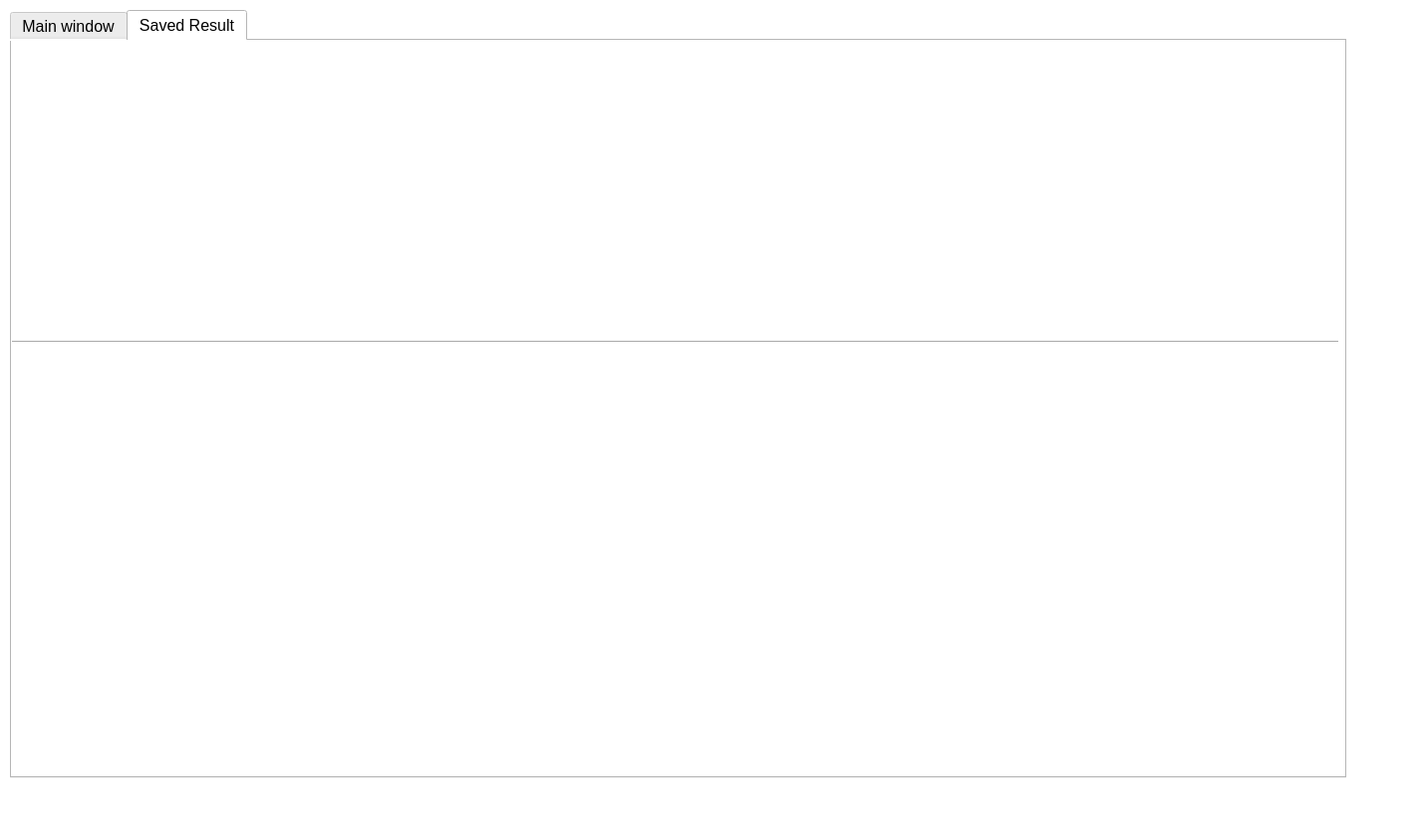
<?xml version="1.0" encoding="UTF-8"?>
<ui version="4.0">
 <class>MainWindow</class>
 <widget class="QMainWindow" name="MainWindow">
  <property name="geometry">
   <rect>
    <x>0</x>
    <y>0</y>
    <width>1427</width>
    <height>843</height>
   </rect>
  </property>
  <property name="windowTitle">
   <string>OCR</string>
  </property>
  <property name="windowIcon">
   <iconset>
    <normaloff>:/images/images/vaLogo.png</normaloff>:/images/images/vaLogo.png</iconset>
  </property>
  <property name="toolTip">
   <string extracomment="Start Streaming"/>
  </property>
  <property name="autoFillBackground">
   <bool>false</bool>
  </property>
  <property name="styleSheet">
   <string notr="true">background-color: rgb(255, 255, 255);

</string>
  </property>
  <widget class="QWidget" name="centralwidget">
   <widget class="QTabWidget" name="tabWidget">
    <property name="enabled">
     <bool>true</bool>
    </property>
    <property name="geometry">
     <rect>
      <x>10</x>
      <y>10</y>
      <width>1341</width>
      <height>771</height>
     </rect>
    </property>
    <property name="font">
     <font>
      <pointsize>12</pointsize>
     </font>
    </property>
    <property name="currentIndex">
     <number>1</number>
    </property>
    <widget class="QWidget" name="tab">
     <attribute name="title">
      <string>Main window</string>
     </attribute>
     <widget class="QPushButton" name="pushButton_open_1">
      <property name="geometry">
       <rect>
        <x>1229</x>
        <y>5</y>
        <width>71</width>
        <height>41</height>
       </rect>
      </property>
      <property name="font">
       <font>
        <pointsize>10</pointsize>
        <weight>75</weight>
        <bold>true</bold>
       </font>
      </property>
      <property name="text">
       <string>Open</string>
      </property>
     </widget>
     <widget class="Line" name="line_1">
      <property name="geometry">
       <rect>
        <x>0</x>
        <y>303</y>
        <width>1311</width>
        <height>16</height>
       </rect>
      </property>
      <property name="orientation">
       <enum>Qt::Horizontal</enum>
      </property>
     </widget>
     <widget class="QLabel" name="label_PATH_tab1">
      <property name="geometry">
       <rect>
        <x>1193</x>
        <y>85</y>
        <width>20</width>
        <height>20</height>
       </rect>
      </property>
      <property name="font">
       <font>
        <pointsize>11</pointsize>
       </font>
      </property>
      <property name="styleSheet">
       <string notr="true">background-color: rgb(248,248,252);</string>
      </property>
      <property name="text">
       <string>F1:</string>
      </property>
     </widget>
     <widget class="QTextEdit" name="textEdit_f1">
      <property name="geometry">
       <rect>
        <x>1243</x>
        <y>85</y>
        <width>61</width>
        <height>30</height>
       </rect>
      </property>
     </widget>
     <widget class="QLabel" name="label_PATH_open_1">
      <property name="geometry">
       <rect>
        <x>1161</x>
        <y>52</y>
        <width>141</width>
        <height>20</height>
       </rect>
      </property>
      <property name="font">
       <font>
        <pointsize>11</pointsize>
       </font>
      </property>
      <property name="styleSheet">
       <string notr="true">background-color: rgb(248,248,252);</string>
      </property>
      <property name="text">
       <string/>
      </property>
     </widget>
     <widget class="QLabel" name="label_path_tab1">
      <property name="geometry">
       <rect>
        <x>1099</x>
        <y>52</y>
        <width>51</width>
        <height>21</height>
       </rect>
      </property>
      <property name="font">
       <font>
        <pointsize>11</pointsize>
       </font>
      </property>
      <property name="text">
       <string>DATA:</string>
      </property>
     </widget>
     <widget class="QTextEdit" name="textEdit_f2">
      <property name="geometry">
       <rect>
        <x>1243</x>
        <y>127</y>
        <width>61</width>
        <height>30</height>
       </rect>
      </property>
     </widget>
     <widget class="QLabel" name="label_PATH_tab1_2">
      <property name="geometry">
       <rect>
        <x>1193</x>
        <y>127</y>
        <width>20</width>
        <height>20</height>
       </rect>
      </property>
      <property name="font">
       <font>
        <pointsize>11</pointsize>
       </font>
      </property>
      <property name="styleSheet">
       <string notr="true">background-color: rgb(248,248,252);</string>
      </property>
      <property name="text">
       <string>F2:</string>
      </property>
     </widget>
     <widget class="QTextEdit" name="textEdit_z">
      <property name="geometry">
       <rect>
        <x>1242</x>
        <y>169</y>
        <width>61</width>
        <height>30</height>
       </rect>
      </property>
     </widget>
     <widget class="QLabel" name="label_PATH_tab1_3">
      <property name="geometry">
       <rect>
        <x>1198</x>
        <y>169</y>
        <width>20</width>
        <height>20</height>
       </rect>
      </property>
      <property name="font">
       <font>
        <pointsize>11</pointsize>
       </font>
      </property>
      <property name="styleSheet">
       <string notr="true">background-color: rgb(248,248,252);</string>
      </property>
      <property name="text">
       <string>Z:</string>
      </property>
     </widget>
     <widget class="QLabel" name="label_PATH_tab1_9">
      <property name="geometry">
       <rect>
        <x>1105</x>
        <y>213</y>
        <width>111</width>
        <height>20</height>
       </rect>
      </property>
      <property name="font">
       <font>
        <pointsize>11</pointsize>
       </font>
      </property>
      <property name="styleSheet">
       <string notr="true">background-color: rgb(248,248,252);</string>
      </property>
      <property name="text">
       <string>Number of X, Y:</string>
      </property>
     </widget>
     <widget class="QTextEdit" name="textEdit_xy">
      <property name="geometry">
       <rect>
        <x>1242</x>
        <y>213</y>
        <width>61</width>
        <height>30</height>
       </rect>
      </property>
     </widget>
     <widget class="QPushButton" name="pushButton_RUN_1">
      <property name="geometry">
       <rect>
        <x>1235</x>
        <y>255</y>
        <width>71</width>
        <height>41</height>
       </rect>
      </property>
      <property name="font">
       <font>
        <pointsize>10</pointsize>
        <weight>75</weight>
        <bold>true</bold>
       </font>
      </property>
      <property name="text">
       <string>RUN</string>
      </property>
     </widget>
     <widget class="QLabel" name="label_path_tab2">
      <property name="geometry">
       <rect>
        <x>1100</x>
        <y>399</y>
        <width>51</width>
        <height>21</height>
       </rect>
      </property>
      <property name="font">
       <font>
        <pointsize>11</pointsize>
       </font>
      </property>
      <property name="text">
       <string>DATA:</string>
      </property>
     </widget>
     <widget class="QLabel" name="label_PATH_open_2">
      <property name="geometry">
       <rect>
        <x>1160</x>
        <y>399</y>
        <width>141</width>
        <height>20</height>
       </rect>
      </property>
      <property name="font">
       <font>
        <pointsize>11</pointsize>
       </font>
      </property>
      <property name="styleSheet">
       <string notr="true">background-color: rgb(248,248,252);</string>
      </property>
      <property name="text">
       <string/>
      </property>
     </widget>
     <widget class="QPushButton" name="pushButton_open_2">
      <property name="geometry">
       <rect>
        <x>1230</x>
        <y>339</y>
        <width>71</width>
        <height>41</height>
       </rect>
      </property>
      <property name="font">
       <font>
        <pointsize>10</pointsize>
        <weight>75</weight>
        <bold>true</bold>
       </font>
      </property>
      <property name="text">
       <string>Open</string>
      </property>
     </widget>
     <widget class="QPushButton" name="pushButton_sel_tab1">
      <property name="geometry">
       <rect>
        <x>79</x>
        <y>632</y>
        <width>70</width>
        <height>21</height>
       </rect>
      </property>
      <property name="font">
       <font>
        <pointsize>10</pointsize>
        <weight>75</weight>
        <bold>true</bold>
       </font>
      </property>
      <property name="text">
       <string>1</string>
      </property>
     </widget>
     <widget class="QPushButton" name="pushButton_sel_tab2">
      <property name="geometry">
       <rect>
        <x>160</x>
        <y>632</y>
        <width>70</width>
        <height>21</height>
       </rect>
      </property>
      <property name="font">
       <font>
        <pointsize>10</pointsize>
        <weight>75</weight>
        <bold>true</bold>
       </font>
      </property>
      <property name="text">
       <string>2</string>
      </property>
     </widget>
     <widget class="QPushButton" name="pushButton_sel_tab3">
      <property name="geometry">
       <rect>
        <x>242</x>
        <y>632</y>
        <width>70</width>
        <height>21</height>
       </rect>
      </property>
      <property name="font">
       <font>
        <pointsize>10</pointsize>
        <weight>75</weight>
        <bold>true</bold>
       </font>
      </property>
      <property name="text">
       <string>3</string>
      </property>
     </widget>
     <widget class="QPushButton" name="pushButton_sel_tab4">
      <property name="geometry">
       <rect>
        <x>329</x>
        <y>632</y>
        <width>70</width>
        <height>21</height>
       </rect>
      </property>
      <property name="font">
       <font>
        <pointsize>10</pointsize>
        <weight>75</weight>
        <bold>true</bold>
       </font>
      </property>
      <property name="text">
       <string>4</string>
      </property>
     </widget>
     <widget class="QPushButton" name="pushButton_sel_tab6">
      <property name="geometry">
       <rect>
        <x>495</x>
        <y>632</y>
        <width>70</width>
        <height>21</height>
       </rect>
      </property>
      <property name="font">
       <font>
        <pointsize>10</pointsize>
        <weight>75</weight>
        <bold>true</bold>
       </font>
      </property>
      <property name="text">
       <string>6</string>
      </property>
     </widget>
     <widget class="QPushButton" name="pushButton_sel_tab7">
      <property name="geometry">
       <rect>
        <x>578</x>
        <y>632</y>
        <width>70</width>
        <height>21</height>
       </rect>
      </property>
      <property name="font">
       <font>
        <pointsize>10</pointsize>
        <weight>75</weight>
        <bold>true</bold>
       </font>
      </property>
      <property name="text">
       <string>7</string>
      </property>
     </widget>
     <widget class="QPushButton" name="pushButton_RUN_2">
      <property name="geometry">
       <rect>
        <x>1230</x>
        <y>489</y>
        <width>71</width>
        <height>41</height>
       </rect>
      </property>
      <property name="font">
       <font>
        <pointsize>10</pointsize>
        <weight>75</weight>
        <bold>true</bold>
       </font>
      </property>
      <property name="text">
       <string>RUN</string>
      </property>
     </widget>
     <widget class="QWidget" name="chart_container" native="true">
      <property name="geometry">
       <rect>
        <x>10</x>
        <y>20</y>
        <width>641</width>
        <height>281</height>
       </rect>
      </property>
     </widget>
     <widget class="QWidget" name="chart_container2" native="true">
      <property name="geometry">
       <rect>
        <x>8</x>
        <y>321</y>
        <width>1041</width>
        <height>301</height>
       </rect>
      </property>
     </widget>
     <widget class="QPushButton" name="pushButton_sel_tab5">
      <property name="geometry">
       <rect>
        <x>413</x>
        <y>632</y>
        <width>70</width>
        <height>21</height>
       </rect>
      </property>
      <property name="font">
       <font>
        <pointsize>10</pointsize>
        <weight>75</weight>
        <bold>true</bold>
       </font>
      </property>
      <property name="text">
       <string>5</string>
      </property>
     </widget>
     <widget class="QLabel" name="label_PATH_tab1_10">
      <property name="geometry">
       <rect>
        <x>1100</x>
        <y>439</y>
        <width>111</width>
        <height>20</height>
       </rect>
      </property>
      <property name="font">
       <font>
        <pointsize>11</pointsize>
       </font>
      </property>
      <property name="styleSheet">
       <string notr="true">background-color: rgb(248,248,252);</string>
      </property>
      <property name="text">
       <string>Number of X, Y:</string>
      </property>
     </widget>
     <widget class="QTextEdit" name="textEdit_xy2">
      <property name="geometry">
       <rect>
        <x>1240</x>
        <y>439</y>
        <width>61</width>
        <height>30</height>
       </rect>
      </property>
     </widget>
     <widget class="QLabel" name="label_PATH_open_3">
      <property name="geometry">
       <rect>
        <x>1150</x>
        <y>557</y>
        <width>171</width>
        <height>31</height>
       </rect>
      </property>
      <property name="font">
       <font>
        <pointsize>11</pointsize>
       </font>
      </property>
      <property name="styleSheet">
       <string notr="true">background-color: rgb(248,248,252);</string>
      </property>
      <property name="text">
       <string/>
      </property>
     </widget>
     <widget class="QLabel" name="label_PATH_tab1_11">
      <property name="geometry">
       <rect>
        <x>1090</x>
        <y>559</y>
        <width>61</width>
        <height>20</height>
       </rect>
      </property>
      <property name="font">
       <font>
        <pointsize>11</pointsize>
       </font>
      </property>
      <property name="styleSheet">
       <string notr="true">background-color: rgb(248,248,252);</string>
      </property>
      <property name="text">
       <string>Asset :</string>
      </property>
     </widget>
     <widget class="QLabel" name="label_PATH_open_4">
      <property name="geometry">
       <rect>
        <x>1148</x>
        <y>594</y>
        <width>171</width>
        <height>31</height>
       </rect>
      </property>
      <property name="font">
       <font>
        <pointsize>11</pointsize>
       </font>
      </property>
      <property name="styleSheet">
       <string notr="true">background-color: rgb(248,248,252);</string>
      </property>
      <property name="text">
       <string/>
      </property>
     </widget>
     <widget class="QLabel" name="label_PATH_tab1_12">
      <property name="geometry">
       <rect>
        <x>1062</x>
        <y>599</y>
        <width>80</width>
        <height>20</height>
       </rect>
      </property>
      <property name="font">
       <font>
        <pointsize>11</pointsize>
       </font>
      </property>
      <property name="styleSheet">
       <string notr="true">background-color: rgb(248,248,252);</string>
      </property>
      <property name="text">
       <string>Final_result</string>
      </property>
     </widget>
     <widget class="QPushButton" name="pushButton_save">
      <property name="geometry">
       <rect>
        <x>1230</x>
        <y>660</y>
        <width>71</width>
        <height>41</height>
       </rect>
      </property>
      <property name="font">
       <font>
        <pointsize>10</pointsize>
        <weight>75</weight>
        <bold>true</bold>
       </font>
      </property>
      <property name="text">
       <string>Save</string>
      </property>
     </widget>
     <zorder>label_PATH_tab1</zorder>
     <zorder>textEdit_f1</zorder>
     <zorder>pushButton_open_1</zorder>
     <zorder>line_1</zorder>
     <zorder>label_PATH_open_1</zorder>
     <zorder>label_path_tab1</zorder>
     <zorder>textEdit_f2</zorder>
     <zorder>label_PATH_tab1_2</zorder>
     <zorder>textEdit_z</zorder>
     <zorder>label_PATH_tab1_3</zorder>
     <zorder>label_PATH_tab1_9</zorder>
     <zorder>textEdit_xy</zorder>
     <zorder>pushButton_RUN_1</zorder>
     <zorder>label_path_tab2</zorder>
     <zorder>label_PATH_open_2</zorder>
     <zorder>pushButton_open_2</zorder>
     <zorder>pushButton_sel_tab1</zorder>
     <zorder>pushButton_sel_tab2</zorder>
     <zorder>pushButton_sel_tab3</zorder>
     <zorder>pushButton_sel_tab4</zorder>
     <zorder>pushButton_sel_tab6</zorder>
     <zorder>pushButton_sel_tab7</zorder>
     <zorder>pushButton_RUN_2</zorder>
     <zorder>chart_container</zorder>
     <zorder>chart_container2</zorder>
     <zorder>pushButton_sel_tab5</zorder>
     <zorder>label_PATH_tab1_10</zorder>
     <zorder>textEdit_xy2</zorder>
     <zorder>label_PATH_open_3</zorder>
     <zorder>label_PATH_tab1_11</zorder>
     <zorder>label_PATH_open_4</zorder>
     <zorder>label_PATH_tab1_12</zorder>
     <zorder>pushButton_save</zorder>
    </widget>
    <widget class="QWidget" name="tab_4">
     <attribute name="title">
      <string>Saved Result</string>
     </attribute>
     <widget class="QWidget" name="save_chart_container" native="true">
      <property name="geometry">
       <rect>
        <x>20</x>
        <y>10</y>
        <width>641</width>
        <height>281</height>
       </rect>
      </property>
     </widget>
     <widget class="QWidget" name="save_chart_container2" native="true">
      <property name="geometry">
       <rect>
        <x>20</x>
        <y>310</y>
        <width>1041</width>
        <height>301</height>
       </rect>
      </property>
     </widget>
     <widget class="Line" name="line_2">
      <property name="geometry">
       <rect>
        <x>0</x>
        <y>294</y>
        <width>1331</width>
        <height>16</height>
       </rect>
      </property>
      <property name="orientation">
       <enum>Qt::Horizontal</enum>
      </property>
     </widget>
    </widget>
   </widget>
  </widget>
  <widget class="QStatusBar" name="statusbar"/>
 </widget>
 <tabstops>
  <tabstop>tabWidget</tabstop>
  <tabstop>pushButton_open_1</tabstop>
 </tabstops>
 <resources>
  <include location="res.qrc"/>
 </resources>
 <connections/>
</ui>
